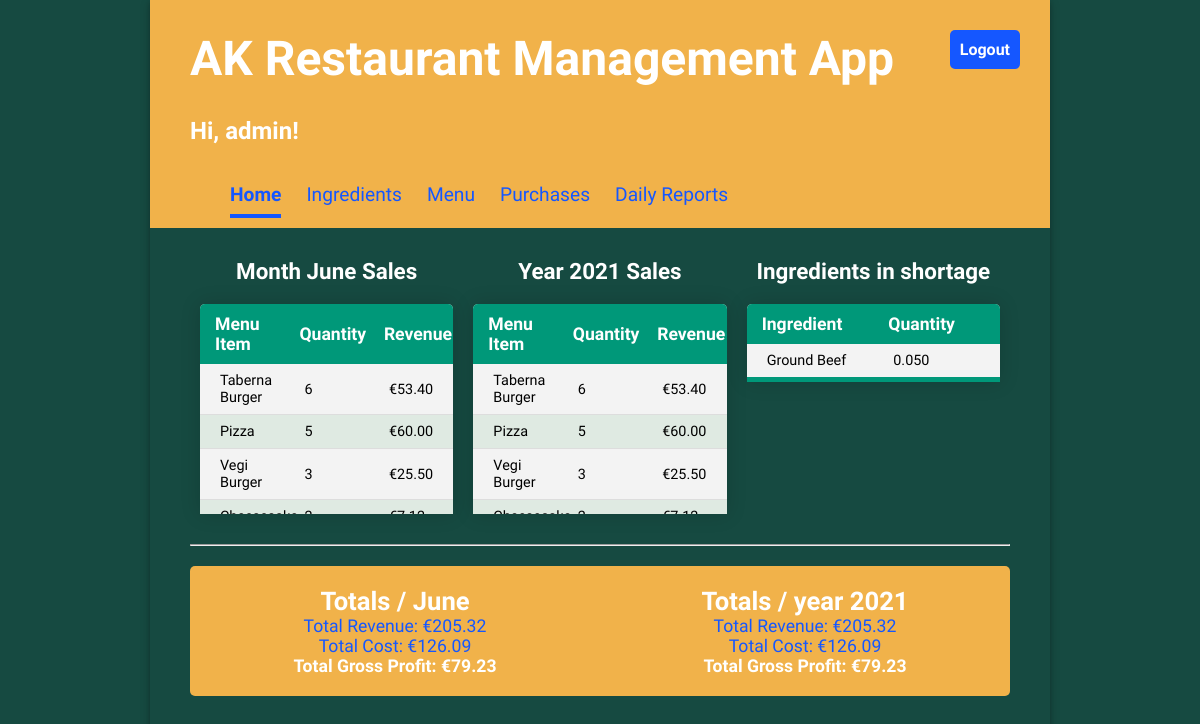
Page /home (signed in) on the committed database.
### Inventory/models.py (models this page shows, shortened)
class MenuItem(models.Model):
    title = models.CharField(max_length=100, unique=True)
    price = models.DecimalField(max_digits=6, decimal_places=2, default=0.00)

class Ingredient(models.Model):
    UNIT_CHOICES = [
        ('KG', "kilograms"),
        ('L', "liters"),
        ('PSC', "pieces")
    ]
    name = models.CharField(max_length=50, unique=True)
    quantity = models.DecimalField(max_digits=6, decimal_places=3, default=0)
    unit = models.CharField(max_length=3, choices=UNIT_CHOICES)
    unit_price = models.DecimalField(max_digits=6, decimal_places=2)
    total_price = models.DecimalField(editable=False, max_digits=6, decimal_places=2, blank=True, null=True)
    amount_to_add = models.DecimalField(max_digits=6, decimal_places=3, default=0, blank=True, null=True)
    update_price = models.DecimalField(max_digits=6, decimal_places=2, blank=True, null=True)
    last_update = models.DateTimeField(auto_now=True, editable=False)
    def total_price(self):
        return self.unit_price * self.quantity

### Inventory/views.py (the view)
# urls.py: path('home', views.home, name='home'),
@login_required
def home(request):
    today = datetime.date.today()
    ingredients = Ingredient.objects.filter(quantity__lte=1)
    monthly_sales = Purchase.objects.filter(timestamp__month=today.month).values("menu_item__title", "menu_item__price").annotate(sales_by_item=Sum("quantity")).annotate(price=ExpressionWrapper(Sum(F("quantity")) * F("menu_item__price"), output_field=FloatField()))
    yearly_sales = Purchase.objects.filter(timestamp__year=today.year).values("menu_item__title", "menu_item__price").annotate(sales_by_item_yearly=Sum("quantity")).annotate(y_price=ExpressionWrapper(Sum(F("quantity")) * F("menu_item__price"), output_field=FloatField()))
    monthly_revenue = 0
    for item in Purchase.objects.filter(timestamp__month=today.month):
        monthly_revenue += item.total_sum()
    monthly_cost = 0
    for purchase in Purchase.objects.filter(timestamp__month=today.month):
        for recipe_requirement in purchase.menu_item.reciperequirement_set.all():
            monthly_cost += recipe_requirement.ingredient.unit_price * recipe_requirement.quantity * purchase.quantity
    try:
        monthly_profit = monthly_revenue - monthly_cost
    except:
        monthly_profit = 0
    yearly_revenue = 0
    for item in Purchase.objects.filter(timestamp__year=today.year):
        yearly_revenue += item.total_sum()
    yearly_cost = 0
    for purchase in Purchase.objects.filter(timestamp__year=today.year):
        for recipe_requirement in purchase.menu_item.reciperequirement_set.all():
            yearly_cost += recipe_requirement.ingredient.unit_price * recipe_requirement.quantity * purchase.quantity
    try:
        yearly_profit = monthly_revenue - monthly_cost
    except:
        yearly_profit = 0
    context = {"ingredients": ingredients,
               "monthly_sales": monthly_sales,
               "yearly_sales": yearly_sales,
               "current_date": today,
               "monthly_revenue": monthly_revenue,
               "monthly_cost": monthly_cost,
               "monthly_profit": monthly_profit,
               "yearly_revenue": yearly_revenue,
               "yearly_cost": yearly_cost,
               "yearly_profit": yearly_profit}
    return render(request, 'Inventory/home.html', context)

### Inventory/models.py (called while the page is built)
    def total_sum(self):
        return self.quantity * self.menu_item.price

### Inventory/templates/Inventory/home.html
{% extends 'Inventory/base.html' %}
{% block content %}
<div class="home-reports">
    <div class="current-month">
        <h1>Month {{ current_date|date:"F" }} Sales</h1>
        <table>
            <thead>
                <tr>
                    <th>Menu Item</th>
                    <th>Quantity</th>
                    <th>Revenue</th>
                </tr>
            </thead>
            <tbody>
            {% for sale in monthly_sales|dictsortreversed:"sales_by_item" %}
            <tr>
                <td>{{ sale.menu_item__title }}</td>
                <td>{{ sale.sales_by_item }} </td>
                <td>€{{ sale.price|stringformat:".2f" }}</td>
            </tr>
            {% endfor %}
            </tbody>
        </table>
    </div>
    <div class="current-year">
        <h1>Year {{ current_date.year }} Sales</h1>
        <table>
            <thead>
                <tr>
                    <th>Menu Item</th>
                    <th>Quantity</th>
                    <th>Revenue</th>
                </tr>
            </thead>
            <tbody>
            {% for sale_yerr in yearly_sales|dictsortreversed:"sales_by_item_yearly" %}
                <tr>
                    <td>{{ sale_yerr.menu_item__title }}</td>
                    <td>{{ sale_yerr.sales_by_item_yearly }}</td>
                    <td>€{{ sale_yerr.y_price|stringformat:".2f" }}</td>
                </tr>
            {% endfor %}
            </tbody>
        </table>
    </div>
    <div class="shortage">
        <h1>Ingredients in shortage</h1>
        <table>
            <thead>
                <tr>
                    <th>Ingredient</th>
                    <th>Quantity</th>
                </tr>
            </thead>
            <tbody>
            {% for ingredient in ingredients|dictsort:"quantity" %}
                <tr>
                    <td>{{ ingredient.name }}</td>
                    <td>{{ ingredient.quantity }}</td>
                </tr>
            {% endfor %}
            </tbody>
        </table>
    </div>
</div>
<hr/>
<div class="home-totals-1">
    <div class="home-totals">
        <h1>Totals / {{ current_date|date:"F" }}</h1>
            <p>Total Revenue: €{{ monthly_revenue|stringformat:".2f" }}</p>
            <p>Total Cost: €{{ monthly_cost|stringformat:".2f" }}</p>
            <p style="color: white; font-weight:bold">Total Gross Profit: €{{ monthly_profit|stringformat:".2f" }}</p>
    </div>
    <div class="home-totals">
        <h1>Totals / year {{ current_date.year }}</h1>
        <p>Total Revenue: €{{ yearly_revenue|stringformat:".2f" }}</p>
        <p>Total Cost: €{{ yearly_cost|stringformat:".2f" }}</p>
        <p style="color: white; font-weight: bold">Total Gross Profit: €{{ yearly_profit|stringformat:".2f" }}</p>
    </div>
</div>
{% endblock %}

### Inventory/templates/Inventory/base.html (shortened to what this page needs)
{% load static %}
<!DOCTYPE html>
<html>
<head>
  <link rel="stylesheet" type="text/css" href="{% static 'Inventory/style.css' %}" />
</head>
<body>
  <div class="app">
  <header>
    <div class="header-first-row">
      <h1 class="title">AK Restaurant Management App</h1>
      {% if user.is_authenticated %}
      <a class="logout" href="{% url 'logout' %}">Logout</a>
      {% endif %}
    </div>
      {% if user.is_authenticated %}
      <h2>Hi, {{ user.username }}!</h2>
        {% url 'home' as home_url %}
        {% url 'ingredientlist' as ingredientlist_url %}
        {% url 'menuitemlist' as menuitemlist_url %}
        {% url 'purchases' as purchases_url %}
        {% url 'reports' as reports_url %}
      <nav class="navbar">
        <a class="nav-item {% if request.path == home_url %} current-page {% endif %}" href="{% url 'home' %}">Home</a>
        <a class="nav-item {% if request.path == ingredientlist_url %} current-page {% endif %}" href="{% url 'ingredientlist' %}">Ingredients</a>
        <a class="nav-item {% if request.path == menuitemlist_url %} current-page {% endif %}" href="{% url 'menuitemlist' %}">Menu</a>
        <a class="nav-item {% if request.path == purchases_url %} current-page {% endif %}" href="{% url 'purchases' %}">Purchases</a>
        <a class="nav-item {% if request.path == reports_url %} current-page {% endif %}" href="{% url 'reports' %}">Daily Reports</a>
      </nav>
      {% endif %}
  </header>
  <main>
    {% block content %}{% endblock %}
  </main>
  </div>
</body>
</html>

### Inventory/static/Inventory/style.css (style rules this page uses)
* { margin: 0; padding: 0; box-sizing: border-box; }
body { font-family: 'Oxygen', sans-serif; background: #164A41; }
hr { margin: 20px 0; }
header { min-height: 200px; display: flex; align-items: center; flex-direction: column; align-items: flex-start; padding-left: 40px; background: #F1B24A; }
main { display: flex; flex-direction: column; padding: 0 40px 20px 40px; justify-content: center; }
.app { min-width: 900px; max-width: 75%; min-height: 100vh; margin: 0 auto; box-shadow: 0 2px 4px 0 rgba(0, 0, 0, 0.2), 0 3px 10px 0 rgba(0, 0, 0, 0.19); background: #164A41; color: #ffffff; }
.title { font-size: 3em; padding: 30px 0; margin: auto 0; }
.navbar { margin-top: 20px; margin-left: 30px; display: flex; width: 100%; font-size: 1.2em; }
.navbar a { text-decoration: none; padding: 8px 0; color: #1557FF; margin-right: 15px; }
.navbar a:hover, .navbar .current-page { border-bottom: solid 4px #1557FF; border-spacing: 0 15px; font-weight: bold; }
main table { border-collapse: collapse; border-spacing: 0 15px; width: 100%; border-radius: 5px 5px 0 0; overflow: hidden; box-shadow: 0 0 20px rgba(0, 0, 0, 0.15); table-layout: fixed; background: #dfeae2; color: black; }
table tbody { display: block; max-height: 350px; overflow-y: scroll; font-size: 0.9em; text-align: left; }
table thead, table tbody tr { display: table; width: 100%; table-layout: fixed; }
table thead tr { background-color: #009879; color: #ffffff; text-align: left; font-weight: bold; }
table th { padding: 10px 15px; font-size: 1.1em; }
table td { padding: 8px 20px; }
table tbody tr { border-bottom: 1px solid #dddddd; }
table tbody tr:nth-of-type(odd) { background-color: #f3f3f3; }
table tbody tr:last-of-type { border-bottom: 5px solid #009879; }
.header-first-row { width: 100%; display: flex; justify-content: space-between; }
.logout { height: max-content; text-align: center; text-decoration: none; border: 0px; background-color: #1557FF; border-radius: 5px; color: white; padding: 10px; font-weight: bold; margin: 30px; font-size: 1em; }
a { text-decoration: none; color: #1557FF; }
.table-name h1, a { display: inline-block; margin: 10px; }
.home-reports { display: flex; flex-direction: row; min-height: 30vh; }
.current-year, .current-month { padding: 10px 10px; max-width: 600px; }
.shortage { padding: 10px 10px; max-width: 400px; }
.home-reports h1 { margin: 20px auto; font-size: 1.4em; text-align: center; }
.home-reports table tbody { max-height: 150px; }
.home-totals-1 { display: flex; flex-direction: row; height: 130px; border-radius: 5px; background: #F1B24A; align-items: center; }
.home-totals { width: 50%; max-height: 100px; }
.home-totals-1 h1 { font-size: 1.6em; text-align: center; }
.home-totals-1 p { text-align: center; font-size: 1.1em; color: #1557FF; }

### rows in the picture
MenuItem: menu_item__title "Taberna Burger", sales_by_item "6", price "53.40", sales_by_item_yearly "6", y_price "53.40"
MenuItem: menu_item__title "Pizza", sales_by_item "5", price "60.00", sales_by_item_yearly "5", y_price "60.00"
MenuItem: menu_item__title "Vegi Burger", sales_by_item "3", price "25.50", sales_by_item_yearly "3", y_price "25.50"
Ingredient: name "Ground Beef", quantity "0.050"

### other values in the picture
{{ user.username }} "admin"
{{ monthly_revenue|stringformat:".2f" }} "205.32"
{{ monthly_cost|stringformat:".2f" }} "126.09"
{{ monthly_profit|stringformat:".2f" }} "79.23"
{{ yearly_revenue|stringformat:".2f" }} "205.32"
{{ yearly_cost|stringformat:".2f" }} "126.09"
{{ yearly_profit|stringformat:".2f" }} "79.23"
